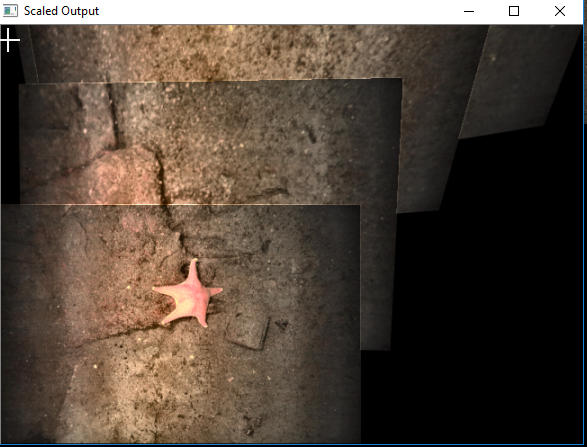
#> input picture example/example5mosaic.png, 587 x 447 px
$ python -i mosaic.py   (imports and definitions only)   (older library calls are emulated)
#> lines starting #> are read from the running program, lines starting #| are printed output that depends on the picture
# Seafloor Mosaic image stitching software

import argparse
import os
import logging
import imutils
import cv2
import numpy as np
from matplotlib import pyplot as plt

from importDataset import Images  # Import the functions made in importDataset

# [1 line not run here, left out]

class MosaicClass:
    # __init__ gets the attributes calculated/processed in Images()
    def __init__(self, images_obj, is_infofile=None):
        self.logger = logging.getLogger()
        self.images = images_obj.imageList
        self.image_width = images_obj.image_width
        self.imageHeight = images_obj.imageHeight
        self.filenames = images_obj.filenames
        if is_infofile == True:
            self.poses = images_obj.infolist

    # rotateimage_aNdCenter uses the csv files position to rotate and place the images so computation times is faster
    # [69 lines left out: functions rotateimage_andCenter, scaleAndCrop, initScaling, rotateImages, not called in this run]


    def resizeImages(self,in_width):
        for i, img in enumerate(self.images):
            self.images[i] = imutils.resize(self.images[i], width=in_width)

    # --> This method does clahe on lab space to keep the color
    #transform to lab color space and conduct clahe filtering on l channel then merge and transform back
    # [313 lines left out: functions claheAdjustImages, process, showMosaic, addImage, extractFeatures, matchKeypoints and 1 more, not called in this run]


# [54 lines not run here, left out]

>>> import cv2
>>> picture = cv2.imread('example/example5mosaic.png', cv2.IMREAD_GRAYSCALE)
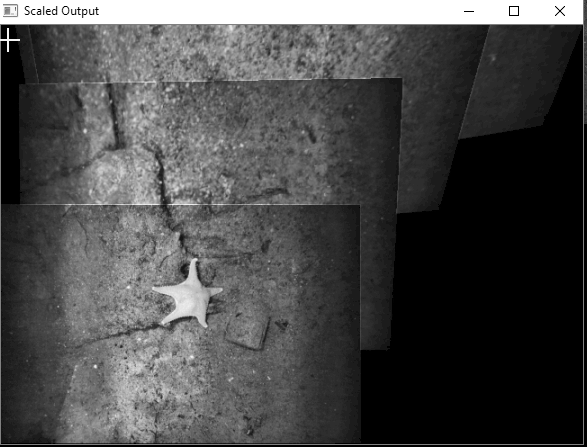
#> picture: shape (447, 587); min 0, max 255, mean 73.2
#> (the run stopped early here; a loop or call above may not have finished)
